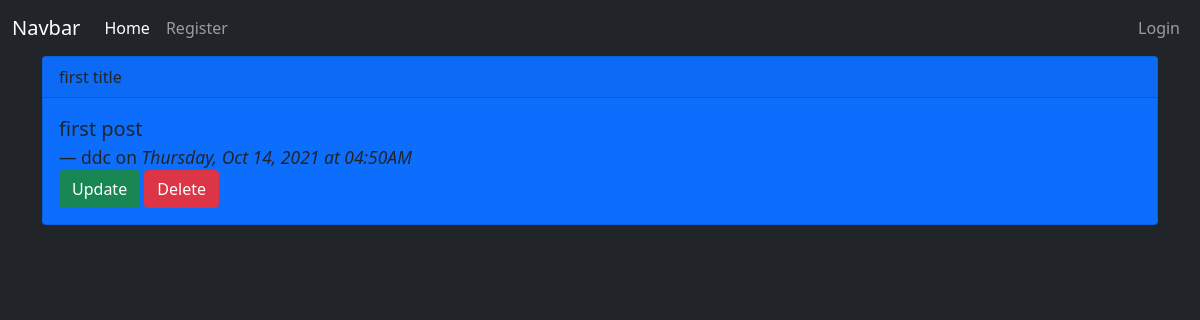
/posts/1, run on the app's committed database.
### app/models.py (models this page shows, shortened)
class Post(db.Model):
    id = db.Column(db.Integer, primary_key=True)
    title = db.Column(db.String(200))
    content = db.Column(db.String(300))
    date_created = db.Column(db.DateTime, nullable=False, default=datetime.utcnow)
    user_id = db.Column(db.Integer, db.ForeignKey('user.id'), nullable=False)

class User(db.Model, UserMixin):
    id = db.Column(db.Integer, primary_key=True)
    username = db.Column(db.String(150), nullable=False, unique=True)
    email = db.Column(db.String(150), nullable=False, unique=True)
    password = db.Column(db.String(256), nullable=False)
    posts = db.relationship('Post', backref='author', lazy=True)

### app/routes.py (the view)
@app.route('/posts/<int:post_id>')
def post_detail(post_id):
    post = Post.query.get_or_404(post_id)
    return render_template('post_detail.html', post=post)

### app/templates/post_detail.html (shortened to what this page needs)
{% extends 'base.html' %}
{% block content %}
<div class="card bg-primary text-dark">
    <div class="card-header">
    {{ post.title }}
    </div>
    <div class="card-body">
        <blockquote class="blockquote mb-0">
            <p>{{ post.content }}</p>
            <footer class="blockquote-footer text-dark">{{ post.author.username }} on <cite title="Source Title">
                {{ post.date_created.strftime('%A, %b %d, %Y at %I:%M%p') }}
            </cite></footer>
        </blockquote>
        <a href="{{ url_for('post_update', post_id=post.id) }}" class="btn btn-success">Update</a>
            <button type="button" class="btn btn-danger" data-bs-toggle="modal" data-bs-target="#deleteModal">
                Delete
            </button>
    </div>
</div>
{% endblock content %}

### data on the page
Post: title "first title", content "first post", date_created "Thursday, Oct 14, 2021 at 04:50AM"
User: author.username "ddc"
